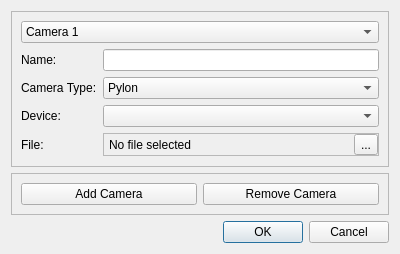
<?xml version="1.0" encoding="UTF-8"?>
<ui version="4.0">
 <class>CameraConfigurationDialog</class>
 <widget class="QDialog" name="CameraConfigurationDialog">
  <property name="geometry">
   <rect>
    <x>0</x>
    <y>0</y>
    <width>400</width>
    <height>254</height>
   </rect>
  </property>
  <property name="windowTitle">
   <string>Dialog</string>
  </property>
  <layout class="QVBoxLayout" name="verticalLayout">
   <item>
    <widget class="QFrame" name="frame">
     <property name="frameShape">
      <enum>QFrame::StyledPanel</enum>
     </property>
     <property name="frameShadow">
      <enum>QFrame::Raised</enum>
     </property>
     <layout class="QFormLayout" name="formLayout">
      <item row="0" column="0" colspan="2">
       <widget class="QComboBox" name="dpd_camera">
        <item>
         <property name="text">
          <string>Camera 1</string>
         </property>
        </item>
        <item>
         <property name="text">
          <string>Camera 2</string>
         </property>
        </item>
       </widget>
      </item>
      <item row="1" column="0">
       <widget class="QLabel" name="label_2">
        <property name="text">
         <string>Name:</string>
        </property>
       </widget>
      </item>
      <item row="1" column="1">
       <widget class="QLineEdit" name="txt_camera_name"/>
      </item>
      <item row="2" column="0">
       <widget class="QLabel" name="label_3">
        <property name="text">
         <string>Camera Type:</string>
        </property>
       </widget>
      </item>
      <item row="2" column="1">
       <widget class="QComboBox" name="dpd_camera_type">
        <item>
         <property name="text">
          <string>Pylon</string>
         </property>
        </item>
        <item>
         <property name="text">
          <string>Video File</string>
         </property>
        </item>
       </widget>
      </item>
      <item row="3" column="0">
       <widget class="QLabel" name="lbl_dpd_pylon_device">
        <property name="text">
         <string>Device:</string>
        </property>
       </widget>
      </item>
      <item row="3" column="1">
       <widget class="QComboBox" name="dpd_pylon_device"/>
      </item>
      <item row="4" column="0">
       <widget class="QLabel" name="lbl_frm_video_file">
        <property name="text">
         <string>File:</string>
        </property>
       </widget>
      </item>
      <item row="4" column="1">
       <widget class="QFrame" name="frm_video_file">
        <property name="frameShape">
         <enum>QFrame::StyledPanel</enum>
        </property>
        <property name="frameShadow">
         <enum>QFrame::Raised</enum>
        </property>
        <layout class="QHBoxLayout" name="horizontalLayout">
         <property name="leftMargin">
          <number>0</number>
         </property>
         <property name="topMargin">
          <number>0</number>
         </property>
         <property name="rightMargin">
          <number>0</number>
         </property>
         <property name="bottomMargin">
          <number>0</number>
         </property>
         <item>
          <widget class="QLabel" name="lbl_video_file">
           <property name="text">
            <string>No file selected</string>
           </property>
           <property name="margin">
            <number>0</number>
           </property>
           <property name="indent">
            <number>5</number>
           </property>
          </widget>
         </item>
         <item>
          <widget class="QToolButton" name="btn_select_video_file">
           <property name="text">
            <string>...</string>
           </property>
          </widget>
         </item>
        </layout>
       </widget>
      </item>
     </layout>
    </widget>
   </item>
   <item>
    <widget class="QFrame" name="frame_3">
     <property name="sizePolicy">
      <sizepolicy hsizetype="Preferred" vsizetype="Maximum">
       <horstretch>0</horstretch>
       <verstretch>0</verstretch>
      </sizepolicy>
     </property>
     <property name="frameShape">
      <enum>QFrame::StyledPanel</enum>
     </property>
     <property name="frameShadow">
      <enum>QFrame::Raised</enum>
     </property>
     <layout class="QHBoxLayout" name="horizontalLayout_2">
      <item>
       <widget class="QPushButton" name="btn_add_camera">
        <property name="text">
         <string>Add Camera</string>
        </property>
       </widget>
      </item>
      <item>
       <widget class="QPushButton" name="btn_remove_camera">
        <property name="text">
         <string>Remove Camera</string>
        </property>
       </widget>
      </item>
     </layout>
    </widget>
   </item>
   <item>
    <widget class="QDialogButtonBox" name="buttonBox">
     <property name="orientation">
      <enum>Qt::Horizontal</enum>
     </property>
     <property name="standardButtons">
      <set>QDialogButtonBox::Cancel|QDialogButtonBox::Ok</set>
     </property>
    </widget>
   </item>
  </layout>
 </widget>
 <resources/>
 <connections>
  <connection>
   <sender>buttonBox</sender>
   <signal>accepted()</signal>
   <receiver>CameraConfigurationDialog</receiver>
   <slot>accept()</slot>
   <hints>
    <hint type="sourcelabel">
     <x>248</x>
     <y>254</y>
    </hint>
    <hint type="destinationlabel">
     <x>157</x>
     <y>274</y>
    </hint>
   </hints>
  </connection>
  <connection>
   <sender>buttonBox</sender>
   <signal>rejected()</signal>
   <receiver>CameraConfigurationDialog</receiver>
   <slot>reject()</slot>
   <hints>
    <hint type="sourcelabel">
     <x>316</x>
     <y>260</y>
    </hint>
    <hint type="destinationlabel">
     <x>286</x>
     <y>274</y>
    </hint>
   </hints>
  </connection>
 </connections>
</ui>
